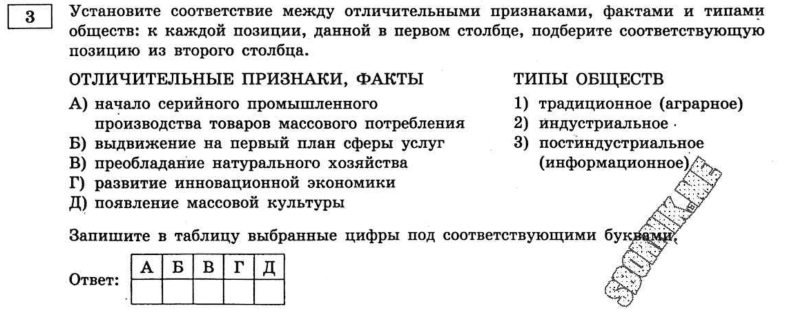
#> input picture assets/ege-social-fipi-2027/variant-01/task-03.webp, 1583 x 623 px, given in place of page-009.png, which was not available (shown at 1/2 size)
$ python build_ege_social_fipi_2027.py
#> lines starting #> are read from the running program, lines starting #| are printed output that depends on the picture; after the words box and inside, x2 and y2 are one past the last pixel; in counts of white or black regions, pixels touching at a corner belong together; pictures that were not available may be replaced by others from this repository, and a replacement may not be noted
import json
import re
from pathlib import Path

import numpy as np
from PIL import Image


ROOT = Path("review/ege-social-2027-fipi")
ASSETS = Path("assets/ege-social-fipi-2027")
TARGET = Path("ege-social-fipi-2027-interactive.js")
STARTS = [9, 18, 27, 36, 45, 53, 62, 71, 79, 88, 97, 105, 114, 123, 132, 140, 149, 158, 167, 176, 185, 194, 203, 212, 221, 230, 239, 247, 255, 264]
MATCH_TASKS = {3, 6, 13, 15}
MATCH_RIGHT_OVERRIDES = {
    (1, 3): ["Традиционное (аграрное) общество", "Индустриальное общество", "Постиндустриальное общество"],
    (18, 3): ["Академические права", "Обязанности"],
    (20, 3): ["Массовая культура", "Элитарная культура", "Народная культура"],
    (20, 6): ["Краткосрочные конкурентные преимущества", "Долгосрочные конкурентные преимущества"],
    (30, 13): ["Исключительное ведение Российской Федерации", "Совместное ведение Российской Федерации и субъектов Российской Федерации"],
}
OPTION_OVERRIDES = {
    (1, 9): [
        "Доля тех, кто предпочитает непродовольственные товары иностранного производства, среди 46-60-летних опрошенных больше, чем среди 18-30-летних опрошенных.",
        "Среди 18-30-летних опрошенных доля тех, кто не обращает внимания на то, где товар произведён, больше доли тех, кто предпочитает непродовольственные товары иностранного производства.",
        "Среди 18-30-летних опрошенных доля тех, кто предпочитает непродовольственные товары российского производства, больше доли тех, кто затруднился ответить.",
        "Одинаковые доли 46-60-летних опрошенных ответили, что предпочитают непродовольственные товары российского и иностранного производства.",
        "Страна-производитель не имеет значения для равных долей опрошенных обеих групп.",
    ],
}
MATCH_LEFT_OVERRIDES = {
    (29, 6): [
        "Водный налог",
        "Государственная пошлина",
        "Налог на добычу полезных ископаемых",
        "Налог на имущество организаций",
        "Налог на имущество физических лиц",
    ],
    (30, 13): [
        "Федеральная государственная собственность и управление ею",
        "Определение статуса и защита государственной границы",
        "Социальная защита, включая социальное обеспечение",
        "Кадры судебных и правоохранительных органов",
        "Адвокатура, нотариат",
    ],
}

ANSWERS_1_8 = [
    "45 135 23132 134 134 42313 1456 245",
    "36 145 21211 246 235 22111 2345 145",
    "35 124 12221 146 134 31122 134 235",
    "23 124 33123 234 134 12121 1246 345",
    "14 13 31422 123 134 12324 134 2345",
    "36 234 31232 456 245 23113 256 235",
    "56 135 34124 123 345 22111 236 124",
    "16 245 11212 246 345 31212 156 235",
    "23 345 21312 356 134 11122 15 12",
    "14 135 12123 125 125 11122 45 234",
    "36 234 32311 134 2345 12312 246 135",
    "34 345 24431 456 1345 12121 145 245",
    "35 1235 22211 246 125 12122 1345 245",
    "23 134 21211 123 145 12231 16 12",
    "14 245 12213 15 345 13322 156 14",
    "35 234 12112 456 1235 31232 124 135",
    "56 145 32311 125 125 11222 1256 125",
    "14 124 11222 256 235 23311 156 124",
    "46 124 11122 236 24 12212 235 134",
    "24 124 12321 256 135 11222 234 234",
    "46 234 11233 124 235 11221 1234 123",
    "15 345 22121 345 235 11222 2345 234",
    "16 135 12122 1346 125 21333 123 13",
    "12 234 11122 236 145 12212 1456 135",
    "16 134 24431 23 123 24123 456 15",
    "26 123 13223 246 135 22311 56 123",
    "36 1235 21122 356 45 12331 246 134",
    "34 1234 22112 456 345 12122 56 2345",
    "23 345 11221 15 234 11123 13 124",
    "12 145 21122 256 1345 23123 356 124",
]

ANSWERS_9_16 = [
    "23 234 345 15 21112 135 22113 126",
    "1234 34 235 134 32143 134 22111 245",
    "145 125 146 134 43241 145 23123 1236",
    "35 45 236 134 12122 2345 22312 145",
    "345 123 145 145 33123 124 33122 2456",
    "135 125 125 12 22212 135 22112 125",
    "124 134 1256 35 21212 134 21112 1236",
    "123 12 256 13 21121 125 22112 145",
    "124 12 2456 124 13213 135 21234 124",
    "135 234 356 1245 12213 135 11212 1256",
    "124 234 234 234 12211 145 31122 124",
    "245 1345 56 124 32421 123 11212 145",
    "1234 1245 1234 125 32213 145 23123 456",
    "124 134 25 13 22112 235 12212 16",
    "123 134 146 134 21231 145 12211 1246",
    "345 134 456 234 12212 345 13312 256",
    "234 245 1356 235 22112 145 21122 123",
    "235 123 346 135 23321 125 22211 156",
    "124 1235 245 134 32131 145 34121 135",
    "124 123 1235 12 23231 1234 12121 36",
    "1235 245 145 134 12122 234 21112 456",
    "234 345 56 134 12211 125 12211 456",
    "124 1234 1456 123 31232 1235 11221 246",
    "234 124 345 245 11112 124 13231 235",
    "245 145 456 235 12212 234 21121 456",
    "124 1345 236 345 23312 145 31323 1236",
    "345 345 245 125 11223 145 31212 136",
    "145 345 256 12 11232 145 12311 235",
    "345 245 3456 134 23213 2345 33212 125",
    "15 123 456 123 11222 123 23311 246",
]


def components(page_number):
#> called with page_number = 9
    image = np.array(Image.open(ROOT / "pages" / f"page-{page_number:03d}.png").convert("L"))
    bitmap = image[:, 50:350] < 100
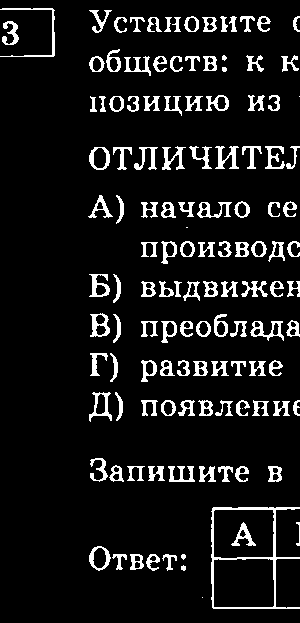
#> bitmap: shape (623, 300) bool; 9.1% white; 128 white regions (4 under 20 px), largest, box (x1, y1, x2, y2) and area: (211, 507, 300, 609) 1105, (0, 8, 55, 57) 308, (250, 321, 284, 341) 262
    seen = np.zeros(bitmap.shape, dtype=bool)
    boxes = []
    for y, x in zip(*np.where(bitmap)):
        if seen[y, x]:
            continue
        stack = [(int(y), int(x))]
        seen[y, x] = True
        points = []
        while stack:
            cy, cx = stack.pop()
            points.append((cy, cx))
            for dy, dx in ((1, 0), (-1, 0), (0, 1), (0, -1)):
                ny, nx = cy + dy, cx + dx
                if 0 <= ny < bitmap.shape[0] and 0 <= nx < bitmap.shape[1] and bitmap[ny, nx] and not seen[ny, nx]:
                    seen[ny, nx] = True
                    stack.append((ny, nx))
        if len(points) < 100:
            continue
        ys = [point[0] for point in points]
        xs = [point[1] for point in points]
        width = max(xs) - min(xs) + 1
        height = max(ys) - min(ys) + 1
        if 78 <= width <= 95 and 47 <= height <= 58:
            boxes.append((min(ys), min(xs) + 50, width, height))
#> this loop made 17090 passes
#> (y, x) on passes 2 to 4: (8, 3), (8, 4), (8, 5)
#> after the loop, boxes = []
    # Watermarks occasionally touch a frame and turn it into a larger connected
    # component. Recover those frames from their parallel horizontal rules.
    rules = []
    rule_bitmap = image[:, 50:350] < 140
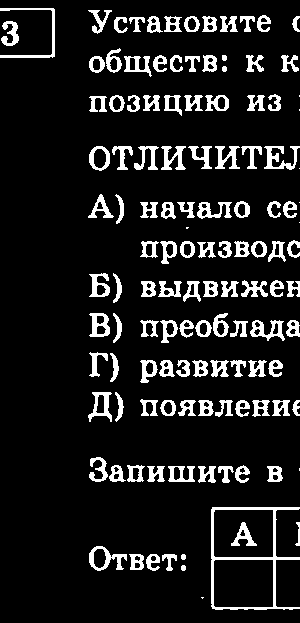
#> rule_bitmap: shape (623, 300) bool; 11.5% white; 126 white regions (8 under 20 px), largest, box (x1, y1, x2, y2) and area: (211, 507, 300, 610) 1317, (0, 8, 55, 58) 417, (264, 146, 300, 170) 380
    for y in range(150, min(2350, rule_bitmap.shape[0])):
        indices = np.where(rule_bitmap[y])[0]
        for run in np.split(indices, np.where(np.diff(indices) > 1)[0] + 1):
            if 60 <= len(run) <= 120:
                rules.append((y, int(run[0]) + 50, int(run[-1]) + 50))
#> this loop made 473 passes
#> indices on passes 21, 45, 46: [99, 100, 101], [100, 101, 116], [99, 100, 101, 102, 115, 116, 117, 118]
#> after the loop, rules = [(507, 262, 349), (508, 262, 349), (509, 261, 348), (557, 261, 349), (558, 261, 349), (559, 262, 349), (607, 262, 349), (608, 262, 349)]
    grouped = []
    for rule in rules:
        if not grouped or rule[0] > grouped[-1][-1][0] + 1:
            grouped.append([rule])
        else:
            grouped[-1].append(rule)
#> this loop made 8 passes
#> after the loop, grouped = [[(507, 262, 349), (508, 262, 349), (509, 261, 348)], [(557, 261, 349), (558, 261, 349), (559, 262, 349)], [(607, 262, 349), (608, 262, 349)]]
    representatives = [max(group, key=lambda rule: rule[2] - rule[1]) for group in grouped]
#> representatives = [(507, 262, 349), (557, 261, 349), (607, 262, 349)]
    for index, upper in enumerate(representatives):
        for lower in representatives[index + 1:]:
            gap = lower[0] - upper[0]
            overlap = min(upper[2], lower[2]) - max(upper[1], lower[1])
            candidate_width = max(upper[2], lower[2]) - min(upper[1], lower[1]) + 1
            if 47 <= gap <= 55 and overlap > 50 and 75 <= candidate_width <= 95:
                boxes.append((upper[0], min(upper[1], lower[1]), candidate_width, gap + 1))
                break
            if gap > 60:
                break
#> this loop made 3 passes
#> after the loop, boxes = [(507, 261, 89, 51), (557, 261, 89, 51)]
    unique = []
    for box in sorted(boxes):
        if not unique or abs(box[0] - unique[-1][0]) > 8:
            unique.append(box)
#> this loop made 2 passes
#> after the loop, unique = [(507, 261, 89, 51), (557, 261, 89, 51)]
    return unique


def task_boundaries(variant):
    start = STARTS[variant - 1]
    end = STARTS[variant] - 1 if variant < 30 else 271
    candidates = []
    for page in range(start, end + 1):
        page_boxes = components(page)
#> page_boxes = [(507, 261, 89, 51), (557, 261, 89, 51)]
        # The diagonal publisher watermark can break the frame around tasks 1
        # and 9. Their opening phrases are stable enough to restore the frame.
        for line in lines(page):
            phrase = clean(" ".join(word["text"] for word in line["words"]))
            if phrase.startswith("Ниже приведён ряд") or phrase.startswith("В ходе социолог"):
                y = line["bbox"]["y0"] - 8
                if not any(abs(box[0] - y) < 100 for box in page_boxes):
                    page_boxes.append((y, max(55, line["bbox"]["x0"] - 115), 90, 52))
        candidates.extend((page, *box) for box in sorted(page_boxes))
    if len(candidates) < 16:
        raise RuntimeError(f"Variant {variant}: only {len(candidates)} task boxes")
    return candidates[:16]


def lines(page_number):
#> (the run stopped early here; a loop or call above may not have finished)

$ run again, on assets/ege-social-fipi-2027/variant-01/task-06.webp
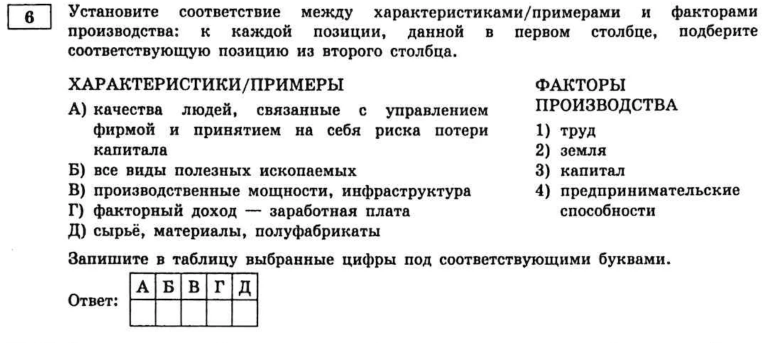
#> input picture assets/ege-social-fipi-2027/variant-01/task-06.webp, 1538 x 686 px, given in place of page-009.png, which was not available (shown at 1/2 size)
#> in components, `bitmap = image[:, 50:350] < 100`:
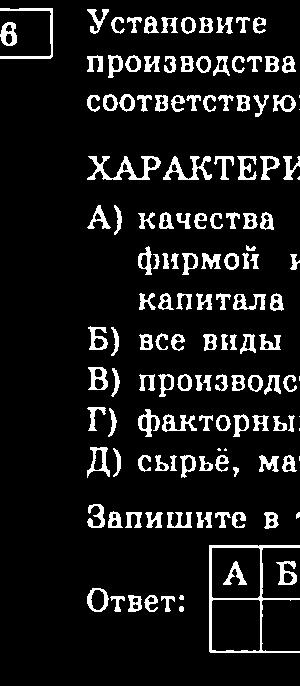
#> bitmap: shape (686, 300) bool; 10% white; 143 white regions (9 under 20 px), largest, box (x1, y1, x2, y2) and area: (209, 545, 300, 653) 1216, (87, 156, 161, 180) 658, (163, 156, 212, 180) 468
#> the loop in components, `for y, x in zip(*np.where(bitmap)):` made 20655 passes
#> (y, x) on passes 2 to 4: (8, 1), (8, 2), (8, 3)
#> after the loop in components, `for y, x in zip(*np.where(bitmap)):`: boxes = []
#> in components, `rule_bitmap = image[:, 50:350] < 140`:
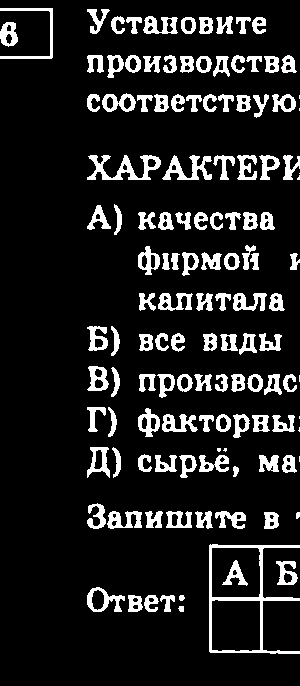
#> rule_bitmap: shape (686, 300) bool; 12.5% white; 130 white regions (10 under 20 px), largest, box (x1, y1, x2, y2) and area: (209, 544, 300, 654) 1497, (87, 155, 161, 180) 793, (162, 155, 212, 180) 564
#> the loop in components, `for y in range(150, min(2350, rule_bitmap.shape[0])):` made 536 passes
#> indices on passes 55 to 57: [114], [97, 98, 99, 100, 114, 115, 116], [96, 97, 98, 99, 100, 114, 115, 116, 117]
#> after the loop in components, `for y in range(150, min(2350, rule_bitmap.shape[0])):`: rules = [(545, 259, 349), (546, 259, 349), (547, 259, 349), (598, 259, 349), (599, 259, 349), (600, 268, 349), (651, 259, 349), (652, 260, 349)]
#> the loop in components, `for rule in rules:` made 8 passes
#> after the loop in components, `for rule in rules:`: grouped = [[(545, 259, 349), (546, 259, 349), (547, 259, 349)], [(598, 259, 349), (599, 259, 349), (600, 268, 349)], [(651, 259, 349), (652, 260, 349)]]
#> representatives = [(545, 259, 349), (598, 259, 349), (651, 259, 349)]
#> the loop in components, `for index, upper in enumerate(representatives):` made 3 passes
#> after the loop in components, `for index, upper in enumerate(representatives):`: boxes = [(545, 259, 91, 54), (598, 259, 91, 54)]
#> the loop in components, `for box in sorted(boxes):` made 2 passes

$ run again, on assets/ege-social-fipi-2027/variant-01/task-13.webp
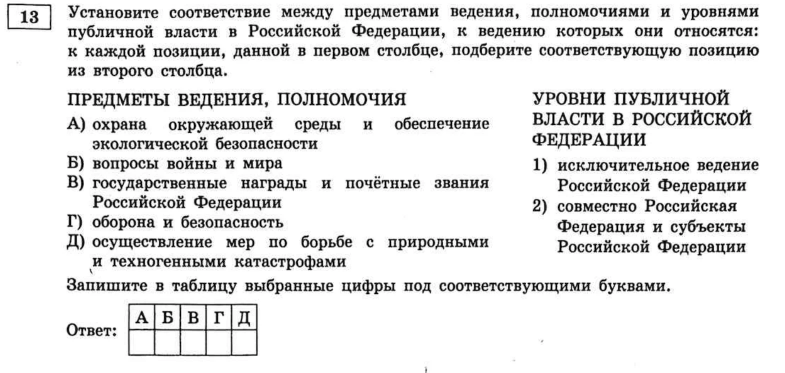
#> input picture assets/ege-social-fipi-2027/variant-01/task-13.webp, 1569 x 745 px, given in place of page-009.png, which was not available (shown at 1/2 size)
#> in components, `bitmap = image[:, 50:350] < 100`:
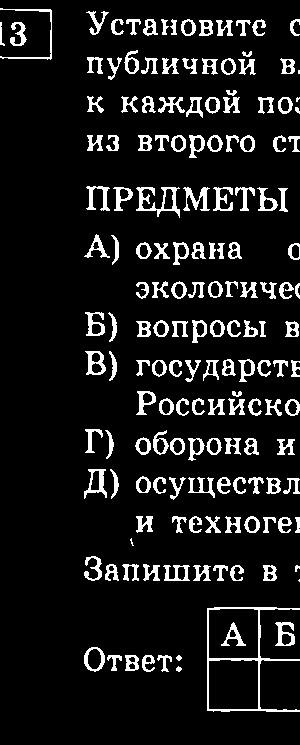
#> bitmap: shape (745, 300) bool; 9.8% white; 163 white regions (4 under 20 px), largest, box (x1, y1, x2, y2) and area: (207, 607, 300, 712) 1057, (136, 187, 180, 218) 470, (183, 187, 210, 211) 292
#> the loop in components, `for y, x in zip(*np.where(bitmap)):` made 22005 passes
#> (y, x) on passes 2 to 4: (8, 1), (8, 2), (9, 0)
#> after the loop in components, `for y, x in zip(*np.where(bitmap)):`: boxes = []
#> in components, `rule_bitmap = image[:, 50:350] < 140`:
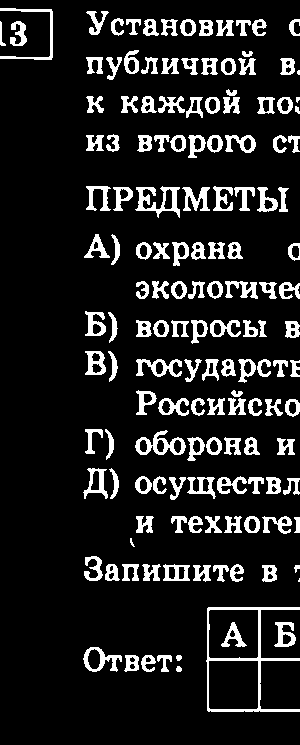
#> rule_bitmap: shape (745, 300) bool; 12.3% white; 149 white regions (3 under 20 px), largest, box (x1, y1, x2, y2) and area: (206, 607, 300, 712) 1318, (135, 186, 180, 218) 591, (135, 430, 186, 455) 528
#> the loop in components, `for y in range(150, min(2350, rule_bitmap.shape[0])):` made 595 passes
#> indices on passes 4 to 6: [190, 191, 192, 193], [190, 191, 192, 193], [189, 190, 191, 192, 193, 194]
#> after the loop in components, `for y in range(150, min(2350, rule_bitmap.shape[0])):`: rules = [(607, 258, 349), (608, 257, 349), (609, 257, 349), (658, 257, 349), (659, 257, 349), (660, 256, 349), (709, 257, 349), (710, 257, 349)]
#> the loop in components, `for rule in rules:` made 8 passes
#> after the loop in components, `for rule in rules:`: grouped = [[(607, 258, 349), (608, 257, 349), (609, 257, 349)], [(658, 257, 349), (659, 257, 349), (660, 256, 349)], [(709, 257, 349), (710, 257, 349)]]
#> representatives = [(608, 257, 349), (660, 256, 349), (709, 257, 349)]
#> the loop in components, `for index, upper in enumerate(representatives):` made 3 passes
#> after the loop in components, `for index, upper in enumerate(representatives):`: boxes = [(608, 256, 94, 53), (660, 256, 94, 50)]
#> the loop in components, `for box in sorted(boxes):` made 2 passes
